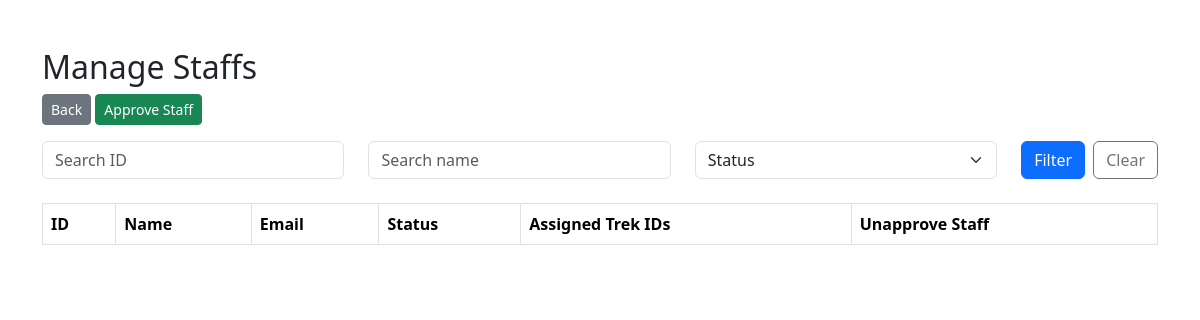
The app's page /admin/staff (signed in), older data.
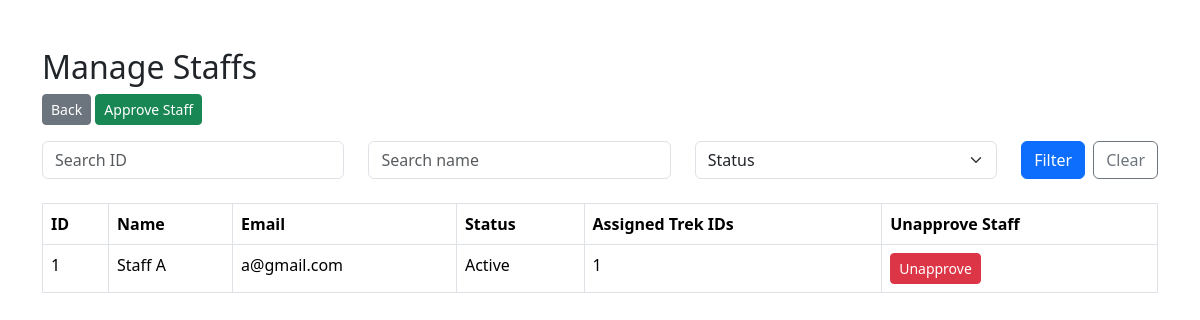
The same page, newer data.
### models/staff.py (models this page shows, shortened)
class Staff(db.Model, UserMixin):
    __tablename__ = "staff"
    staff_id = db.Column(db.Integer, primary_key=True, autoincrement=True)
    name = db.Column(db.String(100), nullable=False)
    phone_number = db.Column(db.String(15), nullable=False)
    status = db.Column(db.String(20), nullable=False, default='active') # 'active' or 'inactive'
    number_of_treks_completed = db.Column(db.Integer, nullable=False, default=0)
    email = db.Column(db.String(100), unique=True, nullable=False)
    password = db.Column(db.String(255), nullable=False)
    is_approved = db.Column(db.Boolean, nullable=False, default=False)
    role = "staff"
    treks = db.relationship('Trek', backref='staff', lazy=True)

### routes/admin.py (the view)
@admin_routes.route('/admin/staff')
@login_required
def manage_staff():
    if current_user.role != 'admin':
        return "Access Denied", 403
    staff_id = (request.args.get('staff_id') or '').strip()
    name = (request.args.get('name') or '').strip()
    status = (request.args.get('status') or '').strip()
    filters = []
    if staff_id.isdigit():
        filters.append(Staff.staff_id == int(staff_id))
    if name:
        filters.append(Staff.name.ilike(f"%{name}%"))
    if status:
        filters.append(Staff.status == status.lower())
    filters.append(Staff.is_approved.is_(True))  # Only shows approved staff
    staffs = Staff.query.filter(*filters).all()
    for s in staffs:
        s.trek_ids = ""
        for t in s.treks:
            if s.trek_ids == "":
                s.trek_ids = str(t.trek_id)
            else:
                s.trek_ids = s.trek_ids + ", " + str(t.trek_id)
        if s.trek_ids == "":
            s.trek_ids = "None"
    return render_template('admin_staffs.html', staffs=staffs, u_staff_id=staff_id,
                           u_name=name, u_status=status)

### app.py (called while the page is built)
@login_manager.user_loader
def load_user(user_id):
    role, id = user_id.split(':')
    id = int(id)
    if role == 'admin':
        return Admin.query.get(id)
    elif role == 'staff':
        return Staff.query.get(id)
    elif role == 'user':
        return User.query.get(id)
    else:
        return None

### templates/admin_staffs.html (shortened to what this page needs)
<!DOCTYPE html>
<html lang="en">
<head>
    <link href="https://cdn.jsdelivr.net/npm/bootstrap@5.3.2/dist/css/bootstrap.min.css" rel="stylesheet">
</head>
<body>
    <div class="container mt-5">
            <h2>Manage Staffs</h2>
            <a href="{{ url_for('admin.admin_dashboard') }}" class="btn btn-secondary btn-sm mb-3">Back</a>
            <a href="{{ url_for('admin.unapproved_staff') }}" class="btn btn-success btn-sm mb-3">Approve Staff</a>
            <form method="GET" action="{{url_for('admin.manage_staff')}}" class="row g-4 mb-4">
                <div class="col md-2">
                    <input type="text" name="staff_id" class="form-control" placeholder="Search ID" value="{{ u_staff_id }}">
                </div>
                <div class="col md-3">
                    <input type="text" name="name" class="form-control" placeholder="Search name" value="{{ u_name }}">
                </div>
                <div class="col md-2">
                    <select name="status" class="form-select">
                        <option value="">Status</option>
                    </select>
                </div>
                <div class="col-auto d-flex gap-2">
                    <button type="submit" class="btn btn-primary">Filter</button>
                    <a href="{{ url_for('admin.manage_staff') }}" class="btn btn-outline-secondary">Clear</a>
                </div>
            </form>
            <table class="table table-bordered">
                <thead>
                    <tr>
                        <th>ID</th>
                        <th>Name</th>
                        <th>Email</th>
                        <th>Status</th>
                        <th>Assigned Trek IDs</th>
                        <th>Unapprove Staff</th>
                    </tr>
                </thead>
                <tbody>
                    {% for staff in staffs %}
                    <tr>
                        <td>{{staff.staff_id}}</td>
                        <td>{{staff.name}}</td>
                        <td>{{staff.email}}</td>
                        <td>{{staff.status.capitalize()}}</td>
                        <td>{{staff.trek_ids}}</td>
                        <td>
                            <form method="POST" action="{{ url_for('admin.unapprove_staff', staff_id=staff.staff_id) }}" style="display:inline">
                                <button type="submit" class="btn btn-danger btn-sm" onclick="return confirm('Unapprove this staff?')">Unapprove</button>
                            </form>
                        </td>
                    </tr>
                    {% endfor %}
                </tbody>
            </table>
    </div>
</body>

Row changes from the older to the newer data that the page shows:
now on this page (row edited): Staff: staff_id "1", name "Staff A", email "a@gmail.com", status "Active", trek_ids "1"
